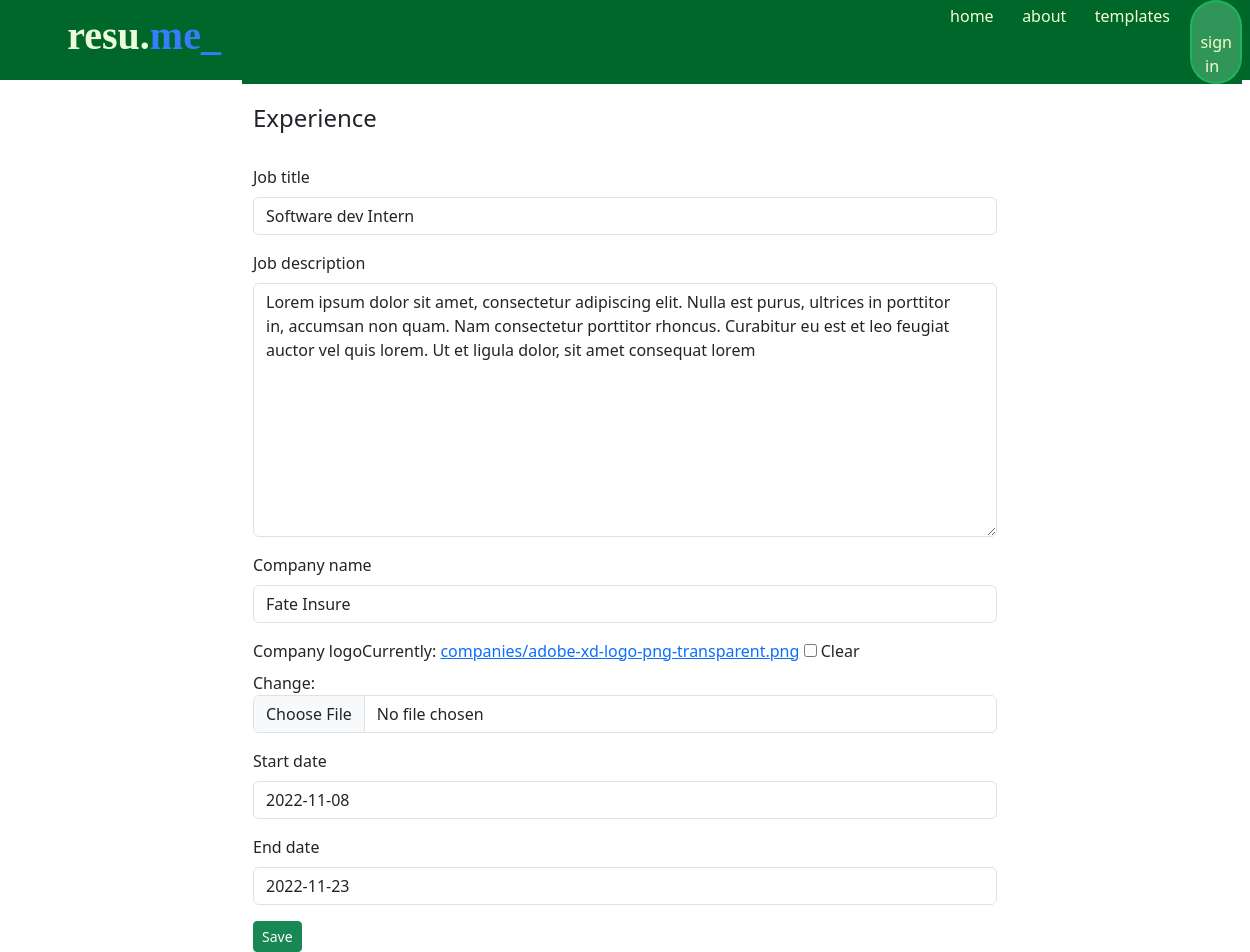
Screenshot of /experiences/2/ with the database file from the repository.
### profiles_app/models.py (models this page shows, shortened)
class Experience(models.Model):
    profile = models.ForeignKey(Profile, on_delete=models.CASCADE)
    job_title = models.CharField(max_length=200)
    job_description = models.TextField()
    company_name = models.CharField(max_length=100)
    company_logo = models.ImageField(null=True, upload_to="companies", blank=True)
    start_date = models.DateField(null=True, blank=True)
    end_date = models.DateField(null=True, blank=True)

### main_app/views.py (the view)
# urls.py: path("experiences/<int:experience_id>/", views.edit_experience , name="experiences"),
def edit_experience(request, experience_id ):
    experience = Experience.objects.get(id = experience_id)
    if request.method != 'POST':
        experience_form = ExperiencesForm(instance=experience)
    else:
        experience_form = ExperiencesForm(instance=experience,data=request.POST)
        if experience_form.is_valid():
            experience_form.save()
            return redirect("main_app:index")
    context = {
        "experience":experience,
        "experience_form":experience_form,
        }
    return render(request, 'main_app/experience.html', context)

### profiles_app/forms.py
class ExperiencesForm(ModelForm):
    class Meta:
        model = Experience
        fields = '__all__'
        exclude = ['profile']

### main_app/templates/main_app/experience.html (shortened to what this page needs)
{% extends "main_app/base.html" %}
{% load bootstrap5 %}
{% block content %}
<nav class="navbar navbar-expand-lg fixed-top" style="background-color:#00672A;height:80px;position: relative;">
    <div class="container-fluid" style="width: 92%;">
      {% if user.is_authenticated %}
      <a class="navbar-brand d-flex" href="{% url 'main_app:index' %}">
      &nbsp;<h1 style="color:rgb(236, 252, 218);font-weight:600;font-family:Cambria, Cochin, Georgia, Times, 'Times New Roman', serif;" >resu.</h1>
      <h1 style="color: rgb(53, 124, 255);font-weight:600;font-family:Cambria, Cochin, Georgia, Times, 'Times New Roman', serif;">me_</h1>  &nbsp;
    </a>
    {% else %}
    <a class="navbar-brand d-flex" href="{% url 'main_app:landing_page' %}">
        &nbsp;<h1 style="color:rgb(236, 252, 218);font-weight:600;font-family:Cambria, Cochin, Georgia, Times, 'Times New Roman', serif;" >resu.</h1>
        <h1 style="color: rgb(53, 124, 255);font-weight:600;font-family:Cambria, Cochin, Georgia, Times, 'Times New Roman', serif;">me_</h1>  &nbsp;
      </a>
    {% endif %}
        <div style="background-color:#00672A;" class="d-none d-lg-block ">
            <div style="padding-left: 700px;" >
                <ul class="navbar-nav  me-auto mb-2 mb-lg-0">
                    <li class="nav-item">
                        <a style="color: #F5FFCE;" class="nav-link" href="#">home</a>
                    </li>&nbsp;&nbsp;&nbsp;
                    <li class="nav-item">
                        <a style="color: #F5FFCE;" class="nav-link" href="#">about</a>
                    </li>&nbsp;&nbsp;&nbsp;
                    <li class="nav-item">
                        <a style="color: #F5FFCE;" class="nav-link" href="#">templates</a>
                    </li>&nbsp;&nbsp;&nbsp;
                    <li class="nav-item" style="padding-top:4px;">
                        <a style="color: #F5FFCE;; background-color: #95f8bd51; font-size: 1rem;border:#00ec5e5f 2px solid;" class=" btn btn-sm rounded-pill" href="{% url 'profiles_app:login' %}"> &nbsp; sign in &nbsp; </a>
                    </li>
                </ul>
            </div>
      </div>
    </div>
  </nav>
  <div class="container">
      <br>
    <div class="d-flex justify-content-center">
        <div class="col-8">
                <h4>Experience</h4>
            <br>
            <form action="{% url 'main_app:experiences' experience.id %}" method="post">
                {% bootstrap_form experience_form %}
                <button class="btn btn-success btn-sm" name="submit">Save</button>
            </form>
        </div>
    </div>
  </div>
{% endblock content %}

### rows the page displays
Experience: job_title "Software dev Intern", job_description "Lorem ipsum dolor sit amet, consectetur adipiscing elit. Nulla est purus, ultrices in porttitor in, accumsan non quam. Nam consectetur porttitor rhoncus. Curabitur eu est et leo feugiat auctor vel quis lorem. Ut et ligula dolor, sit amet consequat lorem", company_name "Fate Insure", start_date "2022-11-08", end_date "2022-11-23"
